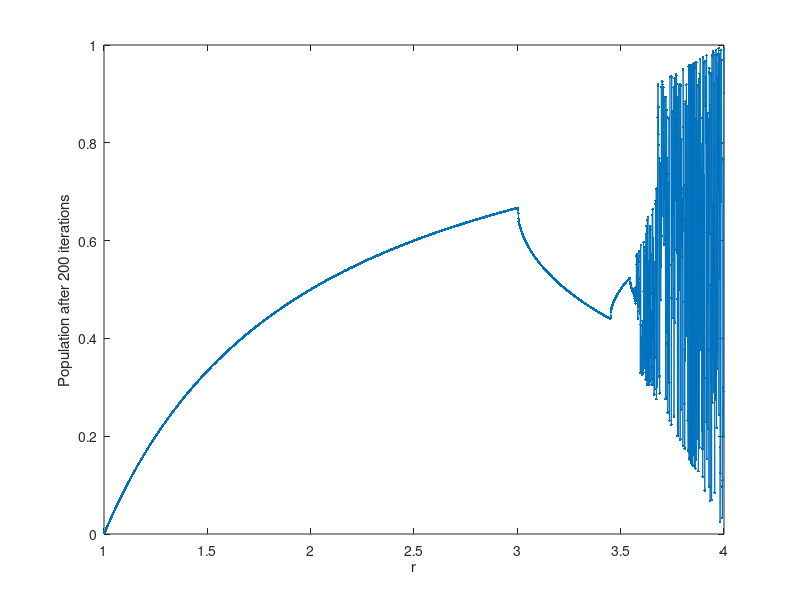

This chart was generated by the following MATLAB code:
clc;clear all;close all;

%x_n1=r.x_n*(1-x_n);

r=[1:0.001:4];

x_n=0.5;
x_n_ar=[];
ite=200;

for j=1:length(r)
    
    for i=1:ite
      x_n1=r(j)*x_n*(1-x_n);
      x_n= x_n1; 
    end
    x_n_ar(j)=x_n;
end

plot(r,x_n_ar,'.-');
xlabel('r');
ylabel('Population after 200 iterations');
    
  